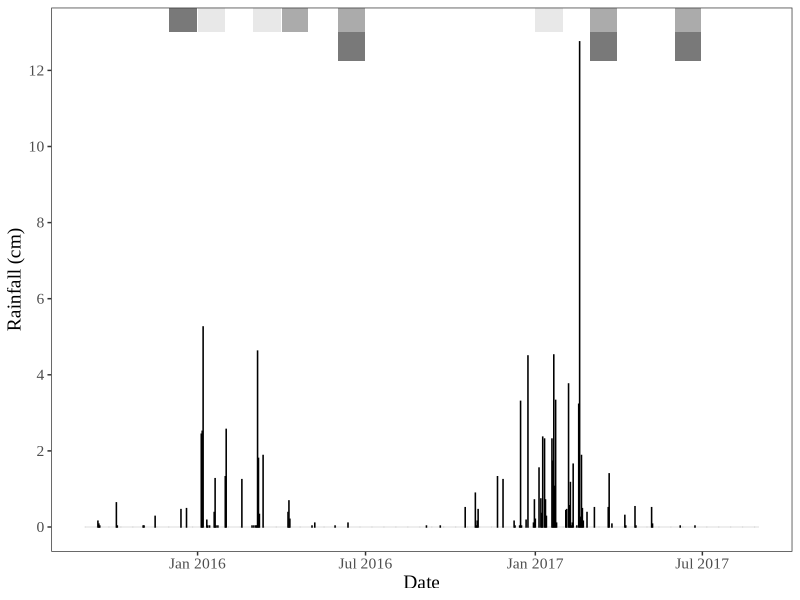
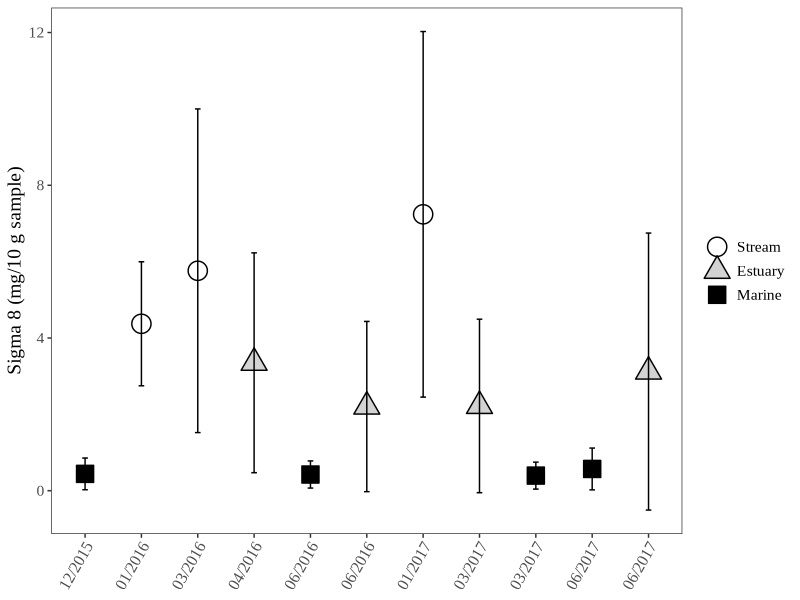
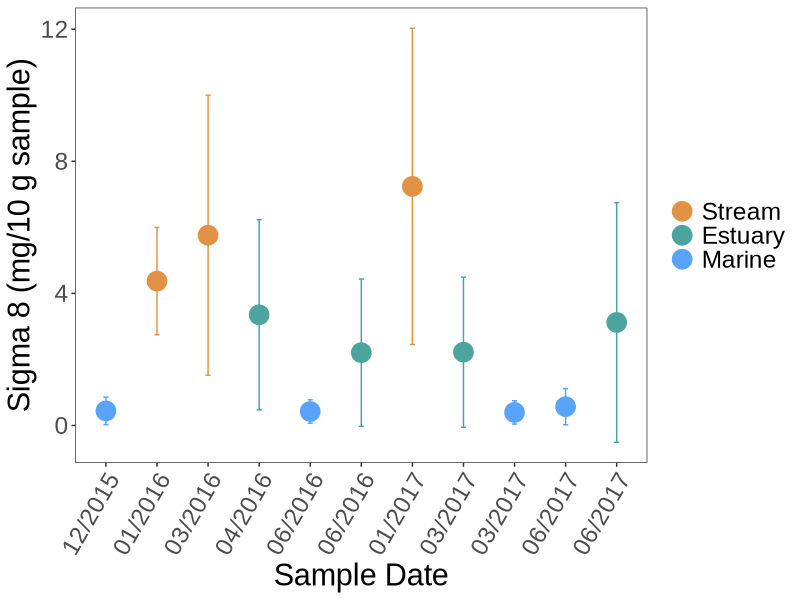
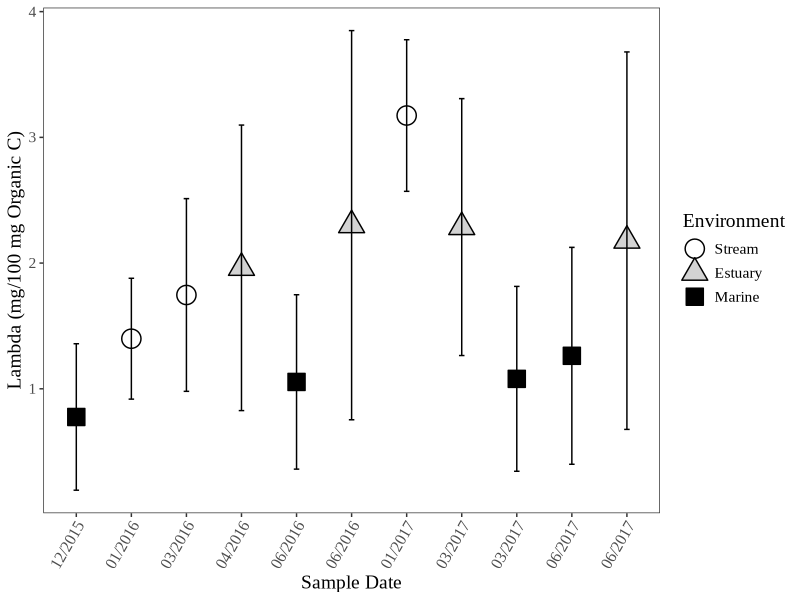
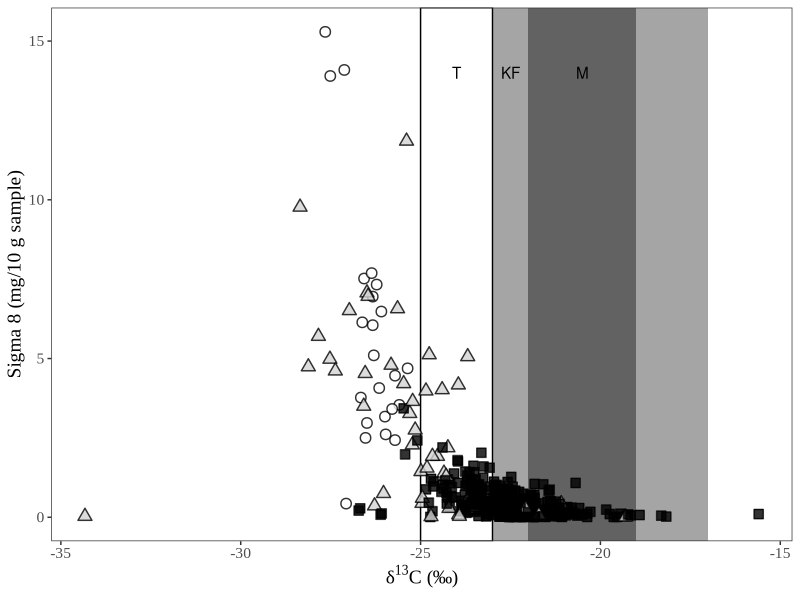

Write the R code that produced these figures, in order. (Note: this script raises an error after producing the figures.)
## ---- chunk 1
knitr::opts_chunk$set(echo = TRUE)
## ---- chunk 2

# Load packages.
library(tidyverse)
library(lubridate)
library(patchwork)

# Load datasets.
rain <- read_csv("SBCounty_Gauge234.csv") # Imports necessary data that's been transcribed from the online pdf document into a csv file.

master <- read_csv("RAPID_Master_Datasheet_add_region_streamcode.csv") # Loads the newly updated dataset, as of April 8, 2019. This same dataset is used for the linear mixed effects models.

# In addition, all NDs from Matthieu's original reports are replaced as NAs. For reasoning on why they are not 0s, see either of the other RMarkdown files in this project folder.

# Alright, so the seven outliers I'm removing will be 56, 66, 164, 238, 300, 387, and 389 from the original dataset. For reasoning on these 7, see LMEM Markdown file in this same project.

mastered <- master[ -c(56, 66, 164, 238, 300, 387, 389), ] # Removes outliers from original dataset.

# This dataset has already been QAQCed.

## ---- chunk 3

rain <- rain %>%
  mutate(Rainfall_cm = Rainfall_inches*2.54) %>% # Calculates rainfall in centimeters in a new column.
  mutate(DATE = mdy(Date)) # Transforms date into recognized date format.

rainplot <- ggplot(rain, aes(DATE, Rainfall_cm)) +
  annotate("rect", fill = "gray30", alpha = 0.75, 
        xmin = mdy("12-01-2015"), xmax = mdy("12-31-2015"),
        ymin = 13, ymax = Inf) + # December 2015 - Marine sampling
  annotate("rect", fill = "gray30", alpha = 0.75, 
        xmin = mdy("06-01-2016"), xmax = mdy("06-30-2016"),
        ymin = 12.25, ymax = 13) + # June 2016 - Marine sampling
  annotate("rect", fill = "gray30", alpha = 0.75, 
        xmin = mdy("03-01-2017"), xmax = mdy("03-30-2017"),
        ymin = 12.25, ymax = 13) + # March 2017 - Marine sampling
  annotate("rect", fill = "gray30", alpha = 0.75, 
        xmin = mdy("06-01-2017"), xmax = mdy("06-30-2017"),
        ymin = 12.25, ymax = 13) + # June 2017 - Marine sampling
  annotate("rect", fill = "gray88", alpha = 0.75, 
        xmin = mdy("01-01-2016"), xmax = mdy("01-31-2016"),
        ymin = 13, ymax = Inf) + # Jan 2016 - Stream sampling
  annotate("rect", fill = "gray88", alpha = 0.75, 
        xmin = mdy("03-01-2016"), xmax = mdy("03-31-2016"),
        ymin = 13, ymax = Inf) + # March 2016 - Stream sampling
  annotate("rect", fill = "gray88", alpha = 0.75, 
        xmin = mdy("01-01-2017"), xmax = mdy("01-31-2017"),
        ymin = 13, ymax = Inf) + # Jan 2017 - Stream sampling
  annotate("rect", fill = "gray56", alpha = 0.75, 
        xmin = mdy("04-01-2016"), xmax = mdy("04-30-2016"),
        ymin = 13, ymax = Inf) + # April 2016 - Estuarine sampling
  annotate("rect", fill = "gray56", alpha = 0.75, 
        xmin = mdy("06-01-2016"), xmax = mdy("06-30-2016"),
        ymin = 13, ymax = Inf) + # June 2016 - Estuarine sampling
  annotate("rect", fill = "gray56", alpha = 0.75, 
        xmin = mdy("03-01-2017"), xmax = mdy("03-30-2017"),
        ymin = 13, ymax = Inf) + # March 2017 - EStuarine sampling
  annotate("rect", fill = "gray56", alpha = 0.75, 
        xmin = mdy("06-01-2017"), xmax = mdy("06-30-2017"),
        ymin = 13, ymax = Inf) + # June 2017 - EStuarine sampling
  geom_bar(stat="identity", color="black", width=0.1) +
  theme_bw() +
  ylab("Rainfall (cm)") +
  xlab("Date") +
  scale_y_continuous(breaks=seq(0,14,2)) + # Adds y-axis labels every 2 cm.
  scale_x_date(date_labels = "%b %Y") + # Adds x-axis labels.
  theme_bw() +
  theme(panel.grid.major = element_blank(), panel.grid.minor = element_blank(),panel.background = element_blank()) +
  theme(text=element_text(family="Times New Roman", size=14)) #+
  #ggtitle("Santa Barbara County Precipitation\nWater Years 2015-2017")

rainplot

# Export figure to desktop.

# ggsave(("Figure_2.png"),
#        path = "/Users/heililowman/Desktop/R_figures/Lignin",
#        width = 20,
#        height = 10,
#        units = "cm"
#        )

## ---- chunk 4

# First, we will plot overall Sigma 8 and Lambda values.

Fig3_Stats <- mastered %>% # Takes the original dataset and then ...
  group_by(Group, Environment) %>% # Groups by date and environment and then ...
  summarize(Sig8 = mean(Sigma8, na.rm = TRUE), Sig8sd = sd(Sigma8, na.rm = TRUE), 
            Lam = mean(Lambda, na.rm = TRUE), Lamsd = sd(Lambda, na.rm = TRUE)) %>% # Summarizes and then...
  ungroup() %>% # Ungroups data.
  mutate(Environment = factor(case_when(Environment == "Stream" ~ "Stream",
                                        Environment == "Estuary" ~ "Estuary",
                                        Environment == "Reef" ~ "Marine"), levels = c("Stream", "Estuary", "Marine"))) %>% # Renames.
  mutate(Group = factor(Group, levels = c( "A", "B", "C", "D", "E", "F", "I", "H", "G", "J", "K"))) # Relevel the "Group" column so that it's presented in the best chronological order.

#tiff(filename = "/Users/heililowman/Documents/UC_Santa_Barbara/Research_Lignin/Figures/Manuscript_figure_files/Fig3A.tiff", width=6, height=4, unit="in", res=400) 
fig3a <- ggplot(Fig3_Stats, aes(Group, Sig8, shape=Environment, fill=Environment)) +
  scale_x_discrete(labels = c("12/2015", "01/2016", "03/2016", "04/2016", "06/2016", "06/2016", "01/2017", "03/2017", "03/2017", "06/2017", "06/2017")) +
  geom_point(size = 6,
             stroke = 0.75) + 
  scale_shape_manual(values = c(21, 24, 22)) +
  scale_fill_manual(values = c("white", "lightgrey", "black")) +
  geom_errorbar(data=Fig3_Stats, aes(ymin=Sig8-Sig8sd,ymax=Sig8+Sig8sd), width=0.1) +
  xlab("Sample Date") +
  ylab("Sigma 8 (mg/10 g sample)") + 
  theme_bw() +
  theme(panel.grid.major = element_blank(), panel.grid.minor = element_blank(),panel.background = element_blank()) + # This ensures the whole data grid is boxed in, which looks cleaner in text.
  theme(text=element_text(family="Times New Roman", size=14)) +
  theme(axis.text.x = element_text(angle = 60, hjust = 1)) +
  theme(axis.title.x=element_blank()) +
  theme(legend.title = element_blank())
#dev.off()

fig3a

# Creating the following figure for inclusion in my exit seminar.

fig3a_color <- ggplot(Fig3_Stats, aes(Group, Sig8, color=Environment)) +
  scale_x_discrete(labels = c("12/2015", "01/2016", "03/2016", "04/2016", "06/2016", "06/2016", "01/2017", "03/2017", "03/2017", "06/2017", "06/2017")) +
  geom_point(size = 6,
             stroke = 0.75) + 
  scale_color_manual(values=c("#E29244", "#4CA49E", "#59A3F8"), name = "Sampling Environment") + # Edit the legend and figure colors.
  geom_errorbar(data=Fig3_Stats, aes(ymin=Sig8-Sig8sd,ymax=Sig8+Sig8sd), width=0.1) +
  xlab("Sample Date") +
  ylab("Sigma 8 (mg/10 g sample)") + 
  theme_bw() +
  theme(panel.grid.major = element_blank(), panel.grid.minor = element_blank(),panel.background = element_blank()) + # This ensures the whole data grid is boxed in, which looks cleaner in text.
  theme(text=element_text(family="Arial", size=22)) +
  theme(axis.text.x = element_text(angle = 60, hjust = 1)) +
  theme(legend.title = element_blank())

fig3a_color
# Actually, I'm not sure how much more helpful a figure versus numbers will be so I'm skipping this figure in my presentation.

#tiff(filename = "/Users/heililowman/Documents/UC_Santa_Barbara/Research_Lignin/Figures/Manuscript_figure_files/Fig3B.tiff", width=6, height=4, unit="in", res=400) 
fig3b <- ggplot(Fig3_Stats, aes(Group, Lam, shape=Environment, fill=Environment)) +
  scale_x_discrete(labels = c("12/2015", "01/2016", "03/2016", "04/2016", "06/2016", "06/2016", "01/2017", "03/2017", "03/2017", "06/2017", "06/2017")) +
  geom_point(size = 6,
             stroke = 0.75) + 
  scale_shape_manual(values = c(21, 24, 22)) +
  scale_fill_manual(values = c("white", "lightgrey", "black")) +
  geom_errorbar(data=Fig3_Stats, aes(ymin=Lam-Lamsd,ymax=Lam+Lamsd), width=0.1) +
  xlab("Sample Date") +
  ylab("Lambda (mg/100 mg Organic C)") + 
  theme_bw() +
  theme(panel.grid.major = element_blank(), panel.grid.minor = element_blank(),panel.background = element_blank()) +
  theme(text=element_text(family="Times New Roman", size=14)) +
  theme(axis.text.x = element_text(angle = 60, hjust = 1))
#dev.off()

fig3b

# Export figure to desktop.

# ggsave(("Figure_3.png"),
#        path = "/Users/heililowman/Desktop/R_figures/Lignin",
#        width = 20,
#        height = 10,
#        units = "cm"
#        )

## ---- chunk 5

# Next, we will plot isotopic data versus Sigma 8 and 3,5-Bd/V values.

isotopes <- mastered %>%
  mutate(Environment = factor(case_when(Environment == "Stream" ~ "Stream",
                                        Environment == "Estuary" ~ "Estuary",
                                        Environment == "Reef" ~ "Marine"), 
                              levels = c("Stream", "Estuary", "Marine")))# Renames.

# Need to keep the outlier in on the light end, because its the same distance from the nearest point as the outlier on the heavier end (and it was included on all of the LMEMs in the other file).

# I have also removed the designation of near/far from stream and just represented all marine sediments as reef sites - this distinction was not important in any of the models I ran, and I feel it doesn't add anything to the visual. Also, this will keep things consistent legend-wise with Figure 3.

#tiff(filename = "/Users/heililowman/Documents/UC_Santa_Barbara/Research_Lignin/Figures/Manuscript_figure_files/Fig4.tiff", width=12, height=6, unit="in", res=400) 
fig4 <- ggplot(isotopes, aes (x=d13C, y=Sigma8, shape=Environment, fill=Environment)) +
  annotate("rect", color = "black", fill = "white", 
        xmin = -25, xmax = -23,
        ymin = -Inf, ymax = Inf) + 
  annotate("text", x = -24, y = 14, label = "T") + # Terrestrial signatures
  annotate("rect", fill = "gray30", alpha = 0.50, 
        xmin = -23, xmax = -17,
        ymin = -Inf, ymax = Inf) + 
  annotate("text", x = -22.5, y = 14, label = "KF") + # Kelp forest signatures
  annotate("rect", fill = "gray30", alpha = 0.75, 
        xmin = -22, xmax = -19,
        ymin = -Inf, ymax = Inf) + 
  annotate("text", x = -20.5, y = 14, label = "M") +# Marine signatures
  geom_point(size=3,
             stroke = 0.75,
             alpha = 0.8) +
  scale_shape_manual(values = c(21, 24, 22)) +
  scale_fill_manual(values = c("white", "lightgrey", "black")) +
  theme_bw() +
  theme(panel.grid.major = element_blank(), panel.grid.minor = element_blank(),panel.background = element_blank()) +
  theme(text=element_text(family="Times New Roman", size=14)) +
  xlab(expression("δ"^{13}*"C (‰)")) + # GAH! It's AMAZING I GOT THE SUPERSCRIPT TO WORK!!!
  ylab("Sigma 8 (mg/10 g sample)") +
  theme(legend.position = "none")
#dev.off

fig4

#tiff(filename = "/Users/heililowman/Documents/UC_Santa_Barbara/Research_Lignin/Figures/Manuscript_figure_files/Fig5.tiff", width=10, height=6, unit="in", res=400) 
fig5 <- ggplot(isotopes, aes (x=d13C, y=Bd.V, shape=Environment, fill=Environment)) +
  geom_point(size=3,
             stroke = 0.75,
             alpha = 0.8) +
  scale_shape_manual(values = c(21, 24, 22)) +
  scale_fill_manual(values = c("white", "lightgrey", "black")) +
  theme_bw() +
  theme(panel.grid.major = element_blank(), panel.grid.minor = element_blank(),panel.background = element_blank()) +
  theme(text=element_text(family="Times New Roman", size=14)) +
  xlab(expression("δ"^{13}*"C (‰)")) +
  ylab("3,5-Bd / Vanillyl") +
  theme(legend.position = c(0.15, 0.85))
#dev.off

fig5

fig4_full <- fig4 + fig5

fig4_full + plot_annotation(tag_levels = 'A')

# Export figure to Desktop.

# ggsave(("Figure_4.png"),
#        path = "/Users/heililowman/Desktop/R_figures/Lignin",
#        width = 30,
#        height = 15,
#        units = "cm"
#        )

## ---- chunk 6

# So, this will be a plot of stream S/V and C/V values, but the boxes for source material will need to be added in in Powerpoint.

stream <- mastered %>%
  filter(Environment=="Stream") # Creates dataset of only stream data.

#tiff(filename = "/Users/heililowman/Documents/UC_Santa_Barbara/Research_Lignin/Figures/Manuscript_figure_files/Fig6.tiff", width=8, height=6, unit="in", res=400) 
fig6 <- ggplot(stream, aes (C.V,S.V, shape=Group_2, fill=Group_2)) +
  annotate("rect", color = "black", fill = "white", 
        xmin = 0, xmax = 0.5,
        ymin = 0.4, ymax = 3.25) + 
  annotate("text", x = 0.05, y = 3, label = "A") + # woody Angiosperm signatures
  annotate("rect", fill = "gray30", alpha = 0.25, 
        xmin = 0.2, xmax = 0.6,
        ymin = 0, ymax = 2.5) + 
  annotate("text", x = 0.575, y = 2.3, label = "a") + # non-woody angiosperm signatures
  annotate("rect", fill = "gray30", alpha = 0.40, 
        xmin = 0, xmax = 0.6,
        ymin = 0, ymax = 0.2) + 
  annotate("text", x = 0.05, y = 0.1, label = "G") +# woody Gymnosperm signatures
  annotate("rect", fill = "gray30", alpha = 0.60, 
        xmin = 0.2, xmax = 0.6,
        ymin = 0, ymax = 0.2) + 
  annotate("text", x = 0.575, y = 0.1, label = "g") + # non-woody gymnosperm signatures
  geom_point(size=6,
             stroke = 0.75,
             alpha = 0.8) +
  scale_shape_manual(name = "Sampling Date", values = c(21, 21, 21), labels = c("01/2016", "03/2016", "01/2017")) +
  scale_fill_manual(name = "Sampling Date", values = c("white", "lightgrey", "black"), labels = c("01/2016", "03/2016", "01/2017")) + # Need to duplicate labels in both calls so that legend works.
  xlim(0,0.6) +
  ylim(0,4.5) +
  theme_bw() +
  theme(panel.grid.major = element_blank(), panel.grid.minor = element_blank(),panel.background = element_blank()) +
  theme(text=element_text(family="Times New Roman", size=16)) +
  xlab("Cinnamyl / Vanillyl") +
  ylab("Syringyl / Vanillyl") +
  theme(legend.position = c(0.85, 0.85))
#dev.off

fig6

#Making a set of new figures for my exit seminar.

streama <- mastered %>%
  filter(Environment=="Stream") %>% # Creates dataset of only stream data.
  filter(Group=="B") # Selects only January 2016 data.

fig6_colora <- ggplot(streama, aes (C.V,S.V, color=Group_2)) +
  geom_point(size=8,
             stroke = 0.75) +
  scale_color_manual(values = c("#EFC68E"), labels = c("01/2016")) +
  #scale_color_manual(values = c("#E29244"), labels = c("01/2016")) + 
  xlim(0,0.6) +
  ylim(0,4.5) +
  theme_bw() +
  theme(panel.grid.major = element_blank(), panel.grid.minor = element_blank(),panel.background = element_blank()) +
  theme(text=element_text(family="Arial", size=22)) +
  xlab("Cinnamyl / Vanillyl") +
  ylab("Syringyl / Vanillyl") +
  theme(legend.title = element_blank())

#tiff(filename = "/Users/heililowman/Documents/UC_Santa_Barbara/Research_Lignin/Figures/Manuscript_figure_files/Fig6_colora_oak.tiff", width=8, height=6, unit="in", res=400) 
fig6_colora
#dev.off

streamb <- mastered %>%
  filter(Environment=="Stream") %>% # Creates dataset of only stream data.
  filter(Group=="B" | Group=="C") # Selects only 2016 data.

fig6_colorb <- ggplot(streamb, aes (C.V,S.V, color=Group_2)) +
  geom_point(size=8,
             stroke = 0.75) +
  scale_color_manual(values = c("#EFC68E", "#7C9867"), labels = c("01/2016", "03/2016")) +
  #scale_color_manual(values = c("#E29244","#FFAA00"), labels = c("01/2016", "03/2016")) + 
  xlim(0,0.6) +
  ylim(0,4.5) +
  theme_bw() +
  theme(panel.grid.major = element_blank(), panel.grid.minor = element_blank(),panel.background = element_blank()) +
  theme(text=element_text(family="Arial", size=22)) +
  xlab("Cinnamyl / Vanillyl") +
  ylab("Syringyl / Vanillyl") +
  theme(legend.title = element_blank())

#tiff(filename = "/Users/heililowman/Documents/UC_Santa_Barbara/Research_Lignin/Figures/Manuscript_figure_files/Fig6_colorb_oak.tiff", width=8, height=6, unit="in", res=400) 
fig6_colorb
#dev.off

fig6_colorc <- ggplot(stream, aes (C.V,S.V, color=Group_2)) +
  geom_point(size=8,
             stroke = 0.75) +
  scale_color_manual(values = c("#EFC68E", "#7C9867", "#4F5730"), labels = c("01/2016", "03/2016", "01/2017")) +
  #scale_color_manual(values = c("#E29244", "#FFAA00", "#D46F10"), labels = c("01/2016", "03/2016", "01/2017")) +
  xlim(0,0.6) +
  ylim(0,4.5) +
  theme_bw() +
  theme(panel.grid.major = element_blank(), panel.grid.minor = element_blank(),panel.background = element_blank()) +
  theme(text=element_text(family="Arial", size=22)) +
  xlab("Cinnamyl / Vanillyl") +
  ylab("Syringyl / Vanillyl") +
  theme(legend.title = element_blank())

#tiff(filename = "/Users/heililowman/Documents/UC_Santa_Barbara/Research_Lignin/Figures/Manuscript_figure_files/Fig6_colorc_oak.tiff", width=8, height=6, unit="in", res=400) 
fig6_colorc
#dev.off

## ---- chunk 7

# And now to create a similar S/V vs. C/V figure for the marine sample data.

marine <- mastered %>%
  filter(Environment=="Reef") # Creates dataset of only marine data.

fig7a <- ggplot(marine, aes (C.V,S.V, shape=Group, fill=Group)) +
  geom_point(size=6,
             stroke = 0.75,
             alpha = 0.8) +
  scale_shape_manual(name = "Sampling Date", values = c(21, 21, 21, 21), labels = c("12/2015", "06/2016", "03/2017", "06/2017")) +
  scale_fill_manual(name = "Sampling Date", values = c("white", "lightgrey", "gray30", "black"), labels = c("12/2015", "06/2016", "03/2017", "06/2017")) + # Need to duplicate labels in both calls so that legend works.
  xlim(0,0.25) +
  ylim(0,5.5) +
  theme_bw() +
  theme(panel.grid.major = element_blank(), panel.grid.minor = element_blank(),panel.background = element_blank()) +
  theme(text=element_text(family="Times New Roman", size=16)) +
  xlab("Cinnamyl/Vanillyl") +
  ylab("Syringyl/Vanillyl") +
  theme(legend.title = element_blank())

fig7a

# Due to sheer number of points, let's consolidate by site for each sampling.

m_cvsv <- marine %>% 
  group_by(Site, Group) %>%     
  summarize(meanC.V = mean(C.V, na.rm = TRUE), CVsd = sd(C.V, na.rm = TRUE), meanS.V = mean(S.V, na.rm = TRUE), SVsd = sd(S.V, na.rm = TRUE),) %>%
  ungroup()

#tiff(filename = "/Users/heililowman/Documents/UC_Santa_Barbara/Research_Lignin/Figures/Manuscript_figure_files/Fig7.tiff", width=8, height=6, unit="in", res=400) 
fig7b <- ggplot(m_cvsv, aes (x=meanC.V, y=meanS.V, shape = Group, fill = Group)) +
  geom_point(size=6,
             stroke = 0.75,
             alpha = 0.8) +
  scale_shape_manual(name = "Sampling Date", values = c(21, 21, 21, 21), labels = c("12/2015", "06/2016", "03/2017", "06/2017")) +
  scale_fill_manual(name = "Sampling Date", values = c("white", "lightgrey", "gray30", "black"), labels = c("12/2015", "06/2016", "03/2017", "06/2017")) +
  #geom_errorbar(data=m_cvsv, aes(ymin=meanS.V-SVsd,ymax=meanS.V+SVsd)) +
  #geom_errorbarh(data=m_cvsv, aes(xmin=meanC.V-CVsd,xmax=meanC.V+CVsd)) +
  xlim(0,0.25) +
  ylim(0,5.5) +
  theme_bw() +
  theme(panel.grid.major = element_blank(), panel.grid.minor = element_blank(),panel.background = element_blank()) +
  theme(text=element_text(family="Times New Roman", size=16)) +
  xlab("Cinnamyl / Vanillyl") +
  ylab("Syringyl / Vanillyl") +
  theme(legend.position = c(0.85, 0.85))
#dev.off

# Did not include error bars because they do not add to the takeaway of the figure, and delineations between groupings are made clear by the results of the LMEMs.

fig7b

fig5_full <- fig6 + fig7b

fig5_full + plot_annotation(tag_levels = 'A')

# Export full figure to Desktop.

# ggsave(("Figure_5.png"),
#        path = "/Users/heililowman/Desktop/R_figures/Lignin",
#        width = 30,
#        height = 15,
#        units = "cm"
#        )

# And below I've made some additional colored plots for use in my exit seminar.

m_cvsva <- m_cvsv %>% # Takes the original aggregated dataset.
  filter(Group == "A") # Selects only December 2015 samples.

fig7b_colora <- ggplot(m_cvsva, aes (x=meanC.V, y=meanS.V, color = Group)) +
  geom_point(size=8,
             stroke = 0.75) +
  scale_color_manual(values = c("#3793EC"), labels = c("12/2015")) +
  xlim(0,0.25) +
  ylim(0,5.5) +
  theme_bw() +
  theme(panel.grid.major = element_blank(), panel.grid.minor = element_blank(),panel.background = element_blank()) +
  theme(text=element_text(family="Arial", size=22)) +
  xlab("Cinnamyl / Vanillyl") +
  ylab("Syringyl / Vanillyl") +
  theme(legend.title = element_blank())

#tiff(filename = "/Users/heililowman/Documents/UC_Santa_Barbara/Research_Lignin/Figures/Manuscript_figure_files/Fig7b_colora_lake.tiff", width=8, height=6, unit="in", res=400) 
fig7b_colora
#dev.off

m_cvsvb <- m_cvsv %>% # Takes the original aggregated dataset.
  filter(Group == "A" | Group == "E") # Selects only December 2015 and June 2016 samples.

fig7b_colorb <- ggplot(m_cvsvb, aes (x=meanC.V, y=meanS.V, color = Group)) +
  geom_point(size=8,
             stroke = 0.75) +
  scale_color_manual(values = c("#3793EC", "#7AC9B7"), labels = c("12/2015", "06/2016")) +
  xlim(0,0.25) +
  ylim(0,5.5) +
  theme_bw() +
  theme(panel.grid.major = element_blank(), panel.grid.minor = element_blank(),panel.background = element_blank()) +
  theme(text=element_text(family="Arial", size=22)) +
  xlab("Cinnamyl / Vanillyl") +
  ylab("Syringyl / Vanillyl") +
  theme(legend.title = element_blank())

#tiff(filename = "/Users/heililowman/Documents/UC_Santa_Barbara/Research_Lignin/Figures/Manuscript_figure_files/Fig7b_colorb_lake.tiff", width=8, height=6, unit="in", res=400) 
fig7b_colorb
#dev.off

m_cvsvbb <- m_cvsv %>% # Takes the original aggregated dataset.
  filter(Group == "A" | Group == "E" | Group == "G") # Selects only December 2015 and June 2016 samples.

fig7b_colorbb <- ggplot(m_cvsvbb, aes (x=meanC.V, y=meanS.V, color = Group)) +
  geom_point(size=8,
             stroke = 0.75) +
  scale_color_manual(values = c("#3793EC", "#7AC9B7", "#6CA184"), labels = c("12/2015", "06/2016", "03/2017")) +
  xlim(0,0.25) +
  ylim(0,5.5) +
  theme_bw() +
  theme(panel.grid.major = element_blank(), panel.grid.minor = element_blank(),panel.background = element_blank()) +
  theme(text=element_text(family="Arial", size=22)) +
  xlab("Cinnamyl / Vanillyl") +
  ylab("Syringyl / Vanillyl") +
  theme(legend.title = element_blank())

#tiff(filename = "/Users/heililowman/Documents/UC_Santa_Barbara/Research_Lignin/Figures/Manuscript_figure_files/Fig7b_colorbb_lake.tiff", width=8, height=6, unit="in", res=400) 
fig7b_colorbb
#dev.off

fig7b_colorc <- ggplot(m_cvsv, aes (x=meanC.V, y=meanS.V, color = Group)) +
  geom_point(size=8,
             stroke = 0.75) +
  scale_color_manual(values = c("#3793EC", "#7AC9B7", "#6CA184", "#2A3927"), labels = c("12/2015", "06/2016", "03/2017", "06/2017")) +
  #scale_color_manual(values = c("#69B9FA", "#59A3F8", "#5A7ECB", "#6B6D9F"), labels = c("12/2015", "06/2016", "03/2017", "06/2017")) +
  xlim(0,0.25) +
  ylim(0,5.5) +
  theme_bw() +
  theme(panel.grid.major = element_blank(), panel.grid.minor = element_blank(),panel.background = element_blank()) +
  theme(text=element_text(family="Arial", size=22)) +
  xlab("Cinnamyl / Vanillyl") +
  ylab("Syringyl / Vanillyl") +
  theme(legend.title = element_blank())

#tiff(filename = "/Users/heililowman/Documents/UC_Santa_Barbara/Research_Lignin/Figures/Manuscript_figure_files/Fig7b_colorc_lake.tiff", width=8, height=6, unit="in", res=400) 
fig7b_colorc
#dev.off

## ---- chunk 8

# Similar to Figure 6, this figure will plot degradation parameters for stream data only.

#tiff(filename = "/Users/heililowman/Documents/UC_Santa_Barbara/Research_Lignin/Figures/Manuscript_figure_files/Fig8.tiff", width=8, height=6, unit="in", res=400) 
fig8 <- ggplot(stream, aes (Bd.V,P..V.S., shape=Group_2, fill=Group_2)) +
  geom_point(size=6,
             stroke = 0.75,
             alpha = 0.8) +
  scale_shape_manual(name = "Sampling Date", values = c(21, 21, 21), labels = c("01/2016", "03/2016", "01/2017")) +
  scale_fill_manual(name = "Sampling Date", values = c("white", "lightgrey", "black"), labels = c("01/2016", "03/2016", "01/2017")) +
  xlim(0,0.4) +
  ylim(0,0.4) +
  theme_bw() +
  theme(panel.grid.major = element_blank(), panel.grid.minor = element_blank(),panel.background = element_blank()) +
  theme(text=element_text(family="Times New Roman", size=16)) +
  xlab("3,5-Bd / Vanillyl") +
  ylab("P-hydroxyl / (Vanillyl + Syringyl)") +
  theme(legend.position = c(0.8, 0.85))
#dev.off

fig8

## ---- chunk 9

# And finally, the code for the P/V+S vs. 3,5-Bd/V values for marine sites.

fig9a <- ggplot(marine, aes (Bd.V,P..V.S., shape=Group, fill=Group)) +
  geom_point(size=6,
             stroke = 0.75,
             alpha = 0.8) +
  scale_shape_manual(values = c(21, 21, 21, 21), labels = c("12/2015", "06/2016", "03/2017", "06/2017")) +
  scale_fill_manual(values = c("white", "lightgrey", "gray30", "black"), labels = c("12/2015", "06/2016", "03/2017", "06/2017")) +
  xlim(0,2) +
  ylim(0,1) +
  theme_bw() +
  theme(panel.grid.major = element_blank(), panel.grid.minor = element_blank(),panel.background = element_blank()) +
  theme(text=element_text(family="Times New Roman", size=16)) +
  xlab("3,5Bd / Vanillyl") +
  ylab("P-hydroxyl / (Vanillyl + Syringyl)") +
  theme(legend.title = element_blank())

fig9a

# Going to aggregate values again as we did in Figure 7.

m_bdvpvs <- marine %>% 
  group_by(Site, Group) %>%     
  summarize(meanBdV = mean(Bd.V, na.rm = TRUE), BdVsd = sd(Bd.V, na.rm = TRUE), meanPVS = mean(P..V.S., na.rm = TRUE), PVSsd = sd(P..V.S., na.rm = TRUE),) %>%
  ungroup()

#tiff(filename = "/Users/heililowman/Documents/UC_Santa_Barbara/Research_Lignin/Figures/Manuscript_figure_files/Fig9.tiff", width=8, height=6, unit="in", res=400) 
fig9b <- ggplot(m_bdvpvs, aes (x=meanBdV, y=meanPVS, shape = Group, fill = Group)) +
  geom_point(size=6,
             stroke = 0.75,
             alpha = 0.8) +
  scale_shape_manual(name = "Sampling Date", values = c(21, 21, 21, 21), labels = c("12/2015", "06/2016", "03/2017", "06/2017")) +
  scale_fill_manual(name = "Sampling Date", values = c("white", "lightgrey", "gray30", "black"), labels = c("12/2015", "06/2016", "03/2017", "06/2017")) +
  xlim(0,2) +
  ylim(0,1) +
  theme_bw() +
  theme(panel.grid.major = element_blank(), panel.grid.minor = element_blank(),panel.background = element_blank()) +
  theme(text=element_text(family="Times New Roman", size=16)) +
  xlab("3,5Bd / Vanillyl") +
  ylab("P-hydroxyl / (Vanillyl + Syringyl)") +
  theme(legend.position = c(0.8, 0.85))
#dev.off

fig9b

fig6_full <- fig8 + fig9b

fig6_full + plot_annotation(tag_levels = 'A')

# Export full figure to Desktop.

# ggsave(("Figure_6.png"),
#        path = "/Users/heililowman/Desktop/R_figures/Lignin",
#        width = 30,
#        height = 15,
#        units = "cm"
#        )

